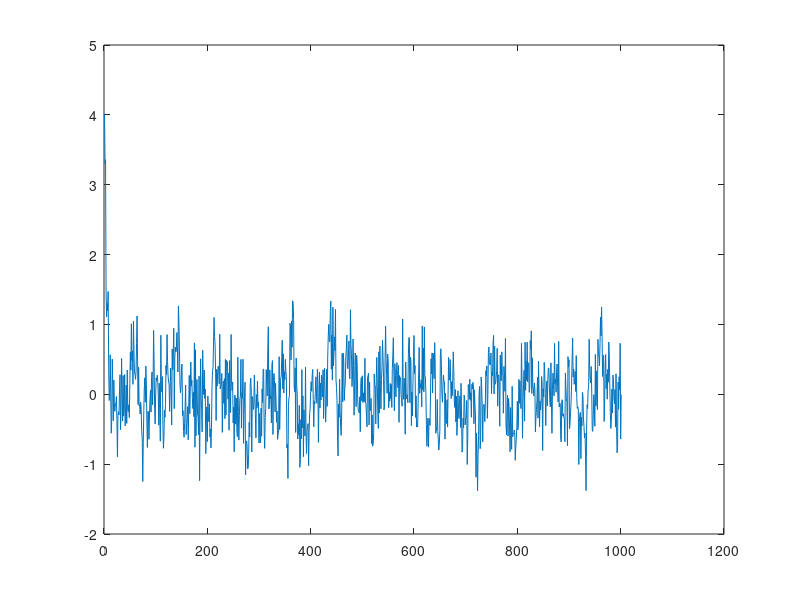

The MATLAB script that drew this image:
% Model: y(t) = a y(t-1) + b u(t-1)
% u(t) is measured without errors
% y(t) is measured with an error, ym(t) = y(t) + e(t)
% We'll show that perfomance will DRAMATICALLY DECREASE in this case,
% with respect to arx_identification script
 
nruns = 100;   % Number of identification experiments
a_estimates = zeros(1, nruns);
b_estimates = zeros(1, nruns);

for run=1:nruns,
	% Construction of the process
	N = 1000;                   % Time horizon
	a = 0.8;                    % Parameter
	b = 0.2;                    % Parameter
	u = randn(N,1);             % Some input signal with persistent excitation
	e = 0.3*randn(N+1,1);       % Some random noise
	y = zeros(N+1, 1);
	y(1) = 4;                   % Initial condition
	for t=2:N+1,
		y(t) = a*y(t-1) + b*u(t-1);
	end
	ym = y + e;                 % Measured output
	plot(1:N+1, ym);

	% Data for least squares
	ypast    = ym(1:N);
	ypresent = ym(2:N+1);
	Phi = [ypast, u];           % Regressors

	% Least squares estimation
	theta_LS = pinv(Phi)*ypresent;
	a_estimates(run) = theta_LS(1);
	b_estimates(run) = theta_LS(2);
end

disp(sprintf('LS estimate of a over %d runs: average %7.5f, variance %7.5f',
             nruns, mean(a_estimates), var(a_estimates)));
disp(sprintf('LS estimate of b over %d runs: average %7.5f, variance %7.5f',
             nruns, mean(b_estimates), var(b_estimates)));

